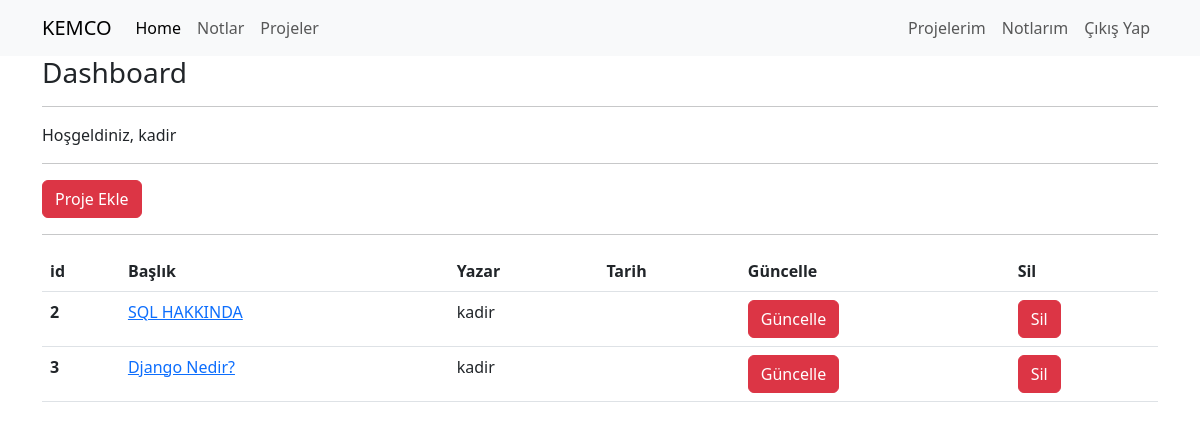
/proje/dashboardProje (signed in), run on the app's committed database.
### projeler/models.py (models this page shows, shortened)
class Proje(models.Model):
    author_prj = models.ForeignKey("auth.user", on_delete=models.CASCADE, verbose_name="Yazar")
    title_prj = models.CharField(max_length=50, verbose_name="Baslık")
    content_prj = models.TextField( verbose_name="İçerik")
    created_date_ptj = models.DateTimeField(auto_now_add=True, verbose_name="Oluşturulduğu tarih")
    proje_image = models.FileField(blank=True, verbose_name="Projeye Foto EKLE")

### projeler/views.py (the view)
# urls.py: path('dashboardProje', views.dashboardProje, name="dashboardProje"),
def dashboardProje(request):
    projeler = Proje.objects.filter(author_prj = request.user)
    context = {
        "projeler":projeler
    }
    return render(request,'dashboardProje.html',context)

### templates/dashboardProje.html
{% extends 'main.html' %}
{% block body %}
<h3>Dashboard</h3>
<hr>
<p>Hoşgeldiniz, {{request.user.username}}</p>
<hr>
<a href="{% url 'projeler:addProje' %}" class="btn btn-danger">Proje Ekle</a>
<hr>
{% if projeler %}
<table class="table">
    <thead>
      <tr>
        <th scope="col">id</th>
        <th scope="col">Başlık</th>
        <th scope="col">Yazar</th>
        <th scope="col">Tarih</th>
        <th scope="col">Güncelle</th>
        <th scope="col">Sil</th>
      </tr>
    </thead>
    <tbody>
        {% for proje in projeler %}
        <tr>
            <th scope="row">{{proje.id}}</th>
            <td><a href="{% url 'projeler:detailProje' proje.id %}">{{proje.title_prj}}</a></td>
            <td>{{proje.author_prj.username}}</td>
            <td>{{proje.created_date_prj}}</td>
            <td><a href="{% url 'projeler:updateProje' proje.id %}" class="btn btn-danger">Güncelle</a></td>
            <td><a href="{% url 'projeler:deleteProje' proje.id %}" class="btn btn-danger">Sil</a></td>
        </tr>
        {% endfor %}
    </tbody>
  </table>
{% else %}
<div class="alert alert-danger">
    Henüz bir projeniz yok..
</div>
{% endif %}
{% endblock  %}

### data on the page
Proje: id "2", title_prj "SQL HAKKINDA", author_prj.username "kadir"
Proje: id "3", title_prj "Django Nedir?", author_prj.username "kadir"

### other printed values
{{ request.user.username }} "kadir"
